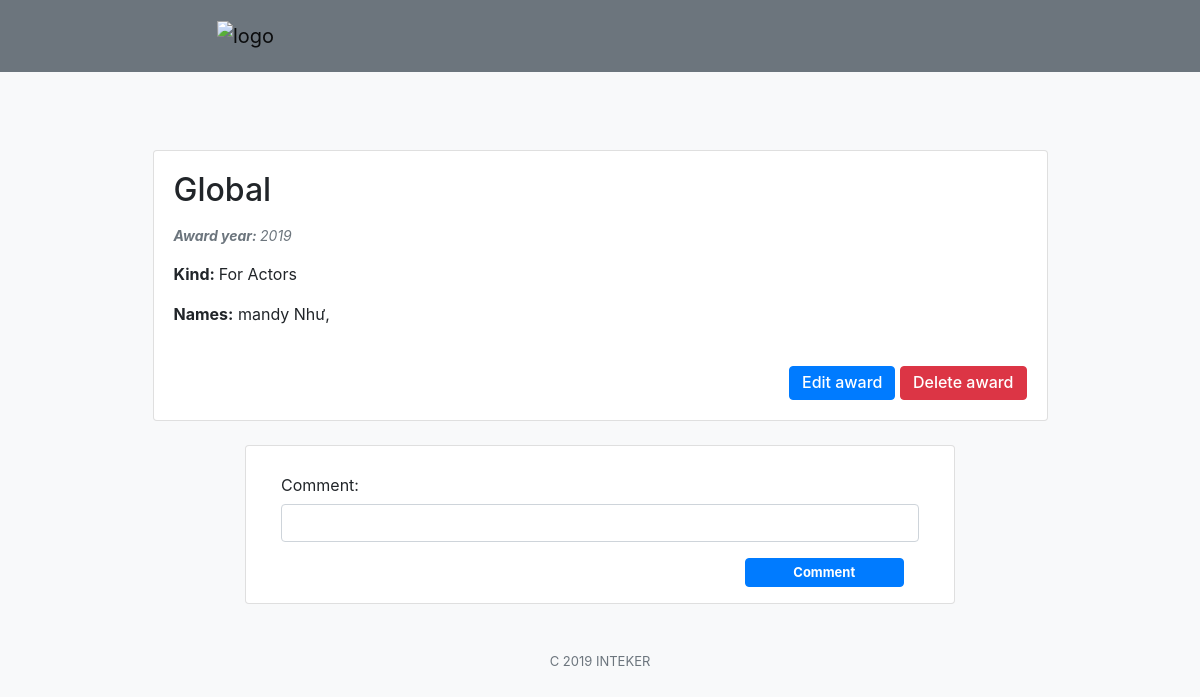
The app's page /home/awards/1/, older data.
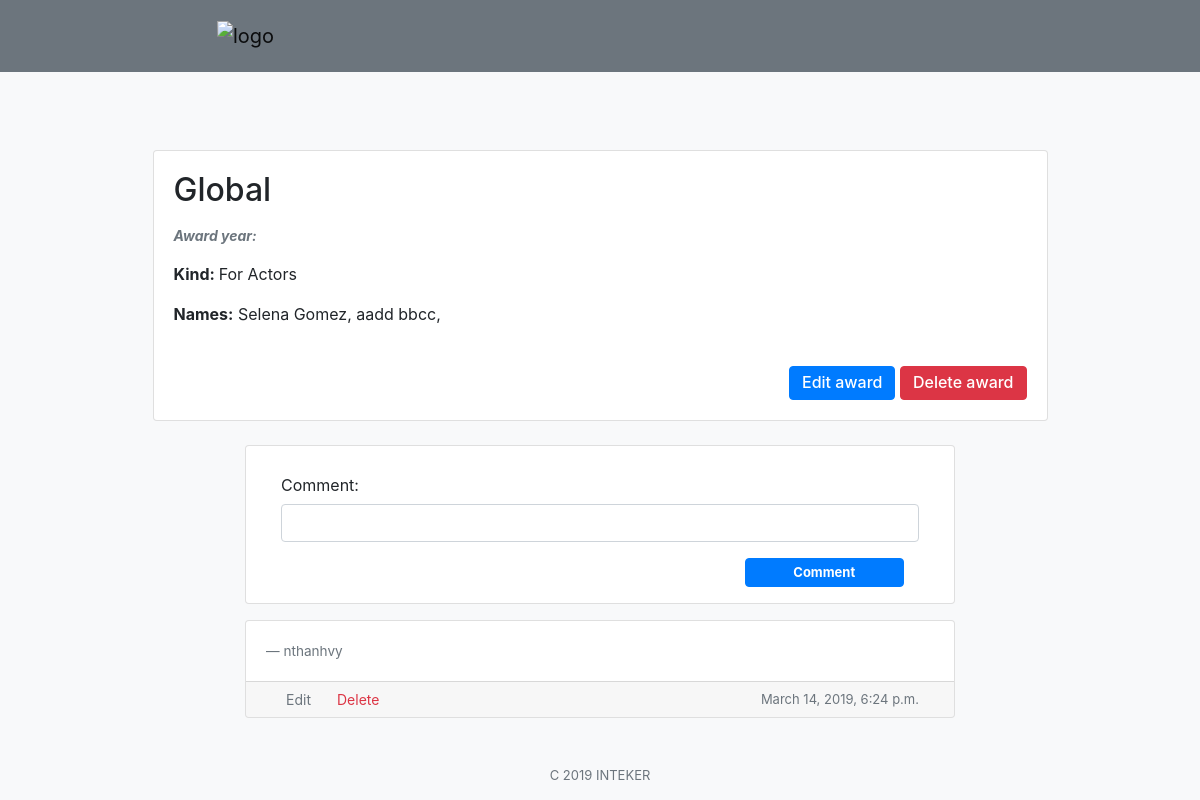
The same page, newer data.
### intekimdb/models.py (models this page shows, shortened)
class Award(models.Model):
    name = models.CharField(max_length=100)
    CHOICES = (('Movies', 'Movies'),('Actors', 'Actors'),)
    kind = models.CharField(max_length=6, choices=CHOICES, blank=False)
    actors = models.ManyToManyField(Actor, blank=True)
    movies = models.ManyToManyField(Movie, blank=True)
    date = models.DateTimeField(default=now())
    comments = GenericRelation(Comment)
    class Meta:
        verbose_name = "Award"
        verbose_name_plural = "Awards"

class Actor(models.Model):
    portrait = models.ImageField(upload_to='pic_folder/portrait/', default='pic_folder/no-img.jpg')
    firstname = models.CharField(max_length=50)
    lastname = models.CharField(max_length=50)
    birthday = models.DateTimeField(default=now())
    sex = models.CharField(max_length=6,
                           choices=(
                               ('Male', 'Male'),
                               ('Female', 'Female')
                           ), default='Male'
                           )
    nationality = models.CharField(max_length=15,
                                   choices=choice
                                   )
    alive = models.BooleanField(default=True)
    portrait = models.ImageField(upload_to = 'pic_folder/portrait', default = 'pic_folder/no-img.jpg')
    comments = GenericRelation(Comment)
    class Meta:
        verbose_name = "Actor"
        verbose_name_plural = "Actors"

class Comment(models.Model):
    user = models.ForeignKey(settings.AUTH_USER_MODEL, on_delete=models.CASCADE, default=1)
    entry_comment = models.TextField(max_length=160, blank=True)
    release_date = models.DateTimeField(default=now())
    content_type = models.ForeignKey(ContentType, on_delete=models.CASCADE, default=1)
    object_id = models.PositiveIntegerField(default=1)
    content_object = GenericForeignKey('content_type', 'object_id')
    def __str__(self):
        return self.entry_comment

### intekimdb/views.py (the view, shortened to what this page needs)
# urls.py: path('awards/<int:pk>/', views.AwardDetailView.as_view(), name='award_detail'),
class AwardDetailView(DetailView, FormMixin):
    model = Award
    form_class = CommentForm
    template_name = 'intekimdb/award_detail.html'
    def get_context_data(self, **kwargs):
        context = super().get_context_data(**kwargs)
        context['comments'] = Award.objects.get(pk=self.kwargs.get('pk')).comments.all()
        context['edit_comment_form'] = CommentEditForm
        return context

### intekimdb/forms.py (shortened to what this page needs)
class CommentForm(forms.ModelForm):
    class Meta:
        model = Comment
        fields = ('entry_comment', )
        readonly_fields=('user', 'release_date')
        widgets = {
            'entry_comment': forms.TextInput(),
        }
    def __init__(self, *args, **kwargs):
        super(CommentForm, self).__init__(*args, **kwargs)
        self.fields['entry_comment'].label = ""

### accounts/templatetags/add_attr.py (called while the page is built)
@register.filter(name='add_attr')
def add_attr(field, css):
    atts = {}
    definision = css.split(',')
    for d in definision:
        if ':' not in d:
            atts['class'] = d
        else:
            key, val = d.split(':')
            atts[key] = val
    return field.as_widget(attrs=atts)

### templates/intekimdb/award_detail.html (shortened to what this page needs)
{% extends "home.html" %}
{% load add_attr %}
{% block content %}
{% if object %}
<div class="col-10 mx-auto">
    <div class="card">
        <div class="card-body">
            <h2 class="card-head mb-3">{{ award.name }}</h2>
            <p class="card-text font-italic text-muted" style="font-size: 14px">
                <strong>Award year: </strong>{{ award.date.year }}
            </p>
            <p class="card-text">
                <strong>Kind: </strong>For {{ award.kind }}
            </p>
            {% if award.kind == "Actors" %}
                <p class="card-text">
                    <strong>Names:</strong> {% for actor in award.actors.all %}
                        {{ actor.firstname}} {{ actor.lastname }},
                    {% endfor %}
                </p>
            {% endif %}
        </div>
        <div class="card-body ml-auto">
            <a href="{% url 'intekimdb:award_update' award.id %}">
                <div class="btn btn-primary">
                    <h6 class="mb-0">Edit award </h6>
                </div>
            </a>
            <a href="{% url 'intekimdb:award_delete' award.id %}">
                <div class="btn btn-danger">
                    <h6 class="mb-0">Delete award </h6>
                </div>
            </a>
        </div>
    </div>
</div>
<div class="col-8 mx-auto mt-4">
    <div class="card">
        <div class="card-body pb-0">
            <form method="POST">
                <div class="form-group">
                    <label for="id_entry_comment" class="col-4 col-form-label">Comment:</label>
                    <div class="col-12">
                        {{ form.entry_comment|add_attr:"class:form-control" }}
                    </div>
                    <div class="row col-12 mt-3">
                        <input class="btn btn-primary col-3 ml-auto py-1 font-weight-bold" type="submit" value="Comment" style="font-size: 13px">
                    </div>
                </div>
            </form>
        </div>
    </div>
    <div class="d-flex flex-column-reverse">
        {% for comment in award.comments.all %}
        <div class="card mt-3">
            <div class="card-body">
                <blockquote class="blockquote mb-0" style="font-size: 17px">
                    <footer class="blockquote-footer">{{ comment.user }}</footer>
                </blockquote>
            </div>
            <footer class="card-footer py-0" style="font-size: 13px">
                <div class="col-12 d-flex justify-content-start">
                    <button type="button" class="btn btn-default mr-2 text-muted px-1" data-toggle="modal" data-target="#myModal{{comment.id}}" style="font-size: 14px">Edit</button>
                    <button type="button" class="btn btn-default text-danger" data-toggle="modal" data-target="#myModal1{{comment.id}}" style="font-size: 14px">Delete</button>
                    <p class="text-muted mb-0 ml-auto align-self-center">
                        {{ comment.release_date }}
                    </p>
                </div>
            </footer>
        </div>
        {%endfor%}
    </div>
</div>
{% endif %}
{% endblock %}

Row changes from the older to the newer data that the page shows:
no longer on this page (row unchanged): Actor: firstname "mandy", lastname "Như"
changed Award "Global": date.year "2019" → (not shown)
now on this page (row edited): Actor: firstname "Selena", lastname "Gomez"
now on this page (row edited): Actor: firstname "aadd", lastname "bbcc"
added Comment: user "nthanhvy", release_date "March 14, 2019, 6:24 p.m."
